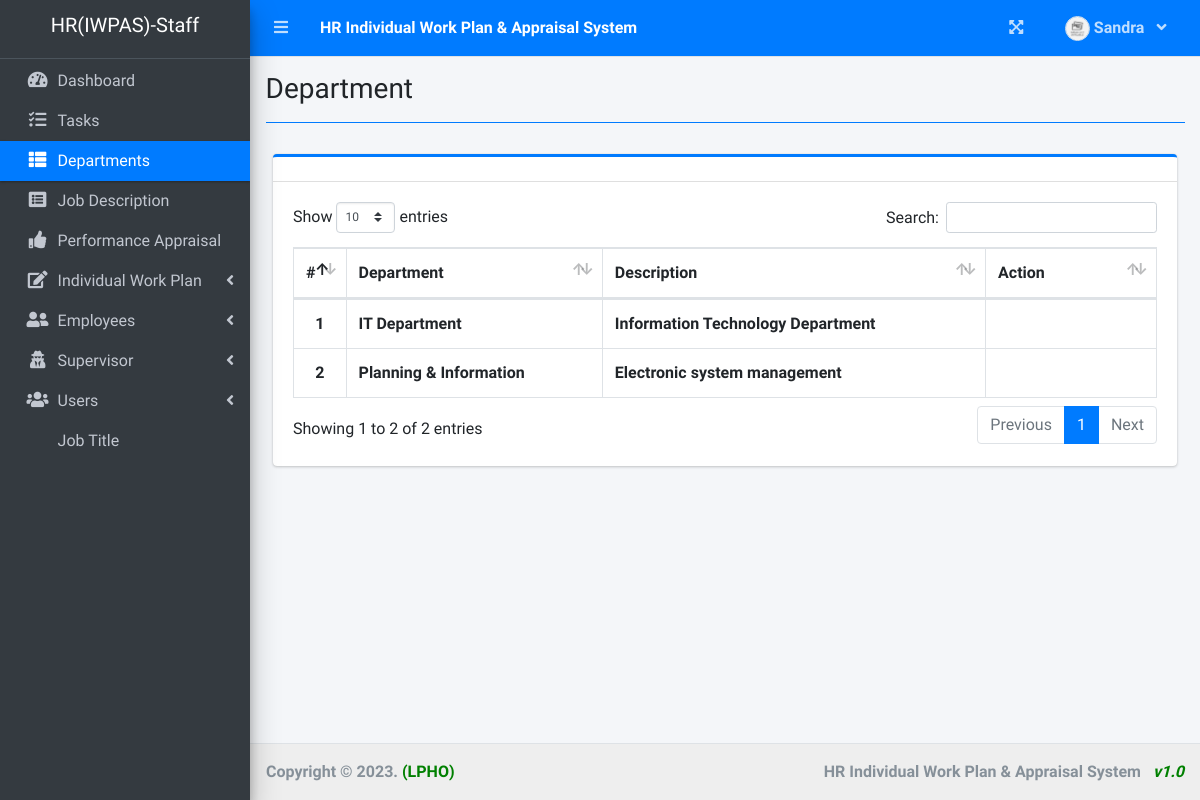
The page /index.php?page=department (signed in) on the database as committed earlier.
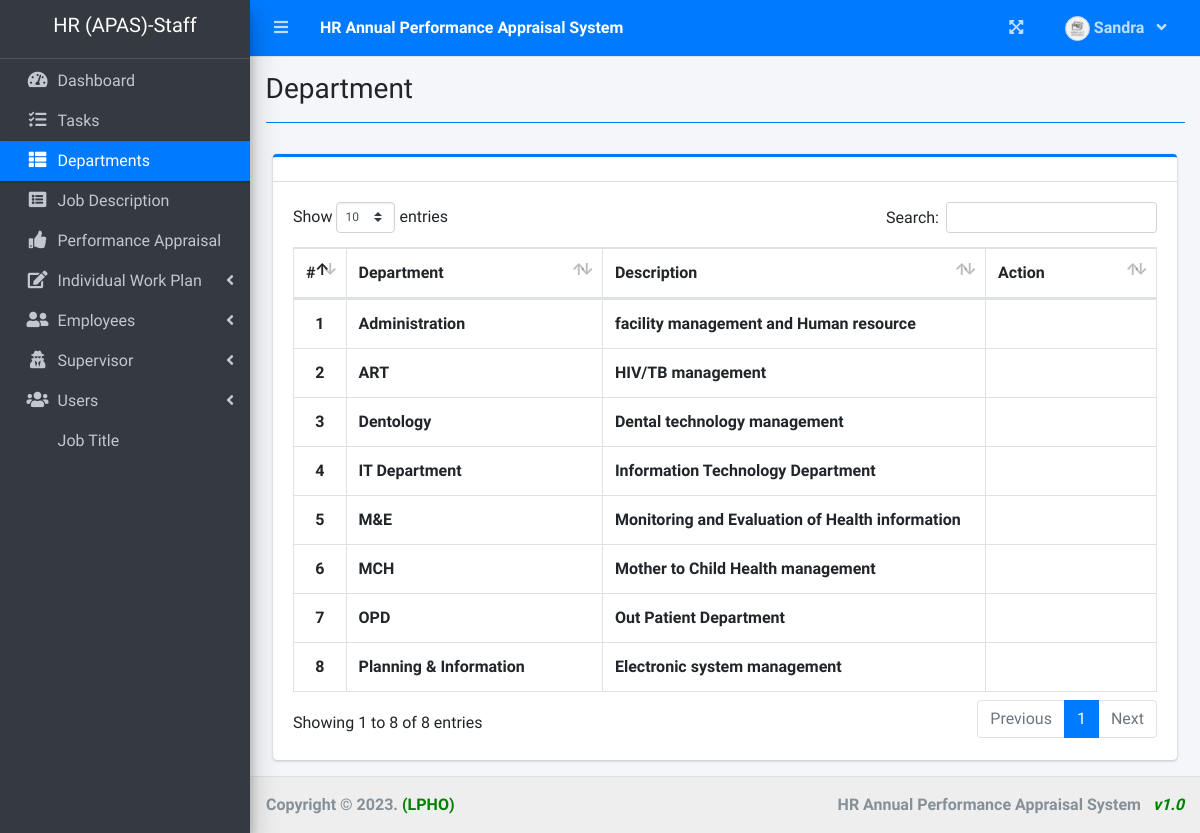
The same page on the database as committed later.
### tables this page shows
CREATE TABLE `department_list` (
  `id` int(30) NOT NULL,
  `department` varchar(200) NOT NULL,
  `description` text NOT NULL
);

### department.php (the view, shortened to what this page needs)
<?php include 'db_connect.php' ?>
<div class="col-lg-12">
	<div class="card card-outline card-primary">
		<div class="card-header">
		</div>
		<div class="card-body">
			<table class="table tabe-hover table-bordered" id="list">
				<colgroup>
					<col width="5%">
					<col width="30%">
					<col width="45%">
					<col width="20%">
				</colgroup>
				<thead>
					<tr>
						<th class="text-center">#</th>
						<th>Department</th>
						<th>Description</th>
						<th>Action</th>
					</tr>
				</thead>
				<tbody>
					<?php
					$i = 1;
					$qry = $conn->query("SELECT * FROM department_list order by department asc ");
					while ($row = $qry->fetch_assoc()) :
					?>
						<tr>
							<th class="text-center"><?php echo $i++ ?></th>
							<td><b><?php echo $row['department'] ?></b></td>
							<td><b><?php echo $row['description'] ?></b></td>
							<td class="text-center">
							</td>
						</tr>
					<?php endwhile; ?>
				</tbody>
			</table>
		</div>
	</div>
</div>

### index.php (shortened to what this page needs)
<!DOCTYPE html>
<html lang="en">
<?php
include 'header.php'
?>
<body class="hold-transition sidebar-mini layout-fixed layout-navbar-fixed layout-footer-fixed">
  <div class="wrapper">
    <?php include 'topbar.php' ?>
    <?php include 'sidebar.php' ?>
    <div class="content-wrapper">
      <div class="content-header">
        <div class="container-fluid">
          <div class="row mb-2">
            <div class="col-sm-6">
              <h3 class="m-0"><?php echo $title ?></h3>
            </div>
          </div>
          <hr class="border-primary">
        </div>
      </div>
      <section class="content">
        <div class="container-fluid">
          <?php
          $page = isset($_GET['page']) ? $_GET['page'] : 'home';
          if (!file_exists($page . ".php")) {
            include '404.html';
          } else {
            include $page . '.php';
          }
          ?>
        </div>
      </section>
    </div>
    <footer class="main-footer" style="background-color: #eee">
      <strong>Copyright © <?php echo date('Y') ?>.
      </strong>
      <b style="color: green">(LPHO)</b>
      <div class="float-right d-none d-sm-inline-block">
        <b><?php echo $_SESSION['system']['name'] ?> &nbsp; <i style="color: green">v1.0</i></b>
      </div>
    </footer>
  </div>
</body>
</html>

### header.php (shortened to what this page needs)
<head>
  <?php
  $title = isset($_GET['page']) ? ucwords(str_replace("_", ' ', $_GET['page'])) : "Home";
  ?>
  <link rel="stylesheet" href="assets/plugins/fontawesome-free/css/all.min.css">
  <link rel="stylesheet" href="assets/plugins/overlayScrollbars/css/OverlayScrollbars.min.css">
  <link rel="stylesheet" href="assets/plugins/datatables-bs4/css/dataTables.bootstrap4.min.css">
  <link rel="stylesheet" href="assets/plugins/datatables-responsive/css/responsive.bootstrap4.min.css">
  <link rel="stylesheet" href="assets/plugins/datatables-buttons/css/buttons.bootstrap4.min.css">
  <link rel="stylesheet" href="assets/plugins/select2/css/select2.min.css">
  <link rel="stylesheet" href="assets/plugins/select2-bootstrap4-theme/select2-bootstrap4.min.css">
  <link rel="stylesheet" href="assets/plugins/sweetalert2-theme-bootstrap-4/bootstrap-4.min.css">
  <link rel="stylesheet" href="assets/plugins/toastr/toastr.min.css">
  <link rel="stylesheet" href="assets/plugins/dropzone/min/dropzone.min.css">
  <link rel="stylesheet" href="assets/dist/css/jquery.datetimepicker.min.css">
  <link rel="stylesheet" href="assets/plugins/icheck-bootstrap/icheck-bootstrap.min.css">
  <link rel="stylesheet" href="assets/plugins/bootstrap4-toggle/css/bootstrap4-toggle.min.css">
  <link rel="stylesheet" href="assets/dist/css/adminlte.min.css">
  <link rel="stylesheet" href="assets/dist/css/styles.css">
  <link rel="stylesheet" href="assets/plugins/summernote/summernote-bs4.min.css">
</head>

### topbar.php (shortened to what this page needs)
<nav class="main-header navbar navbar-expand navbar-primary navbar-dark ">
  <ul class="navbar-nav">
    <?php if(isset($_SESSION['login_id'])): ?>
    <li class="nav-item">
      <a class="nav-link" data-widget="pushmenu" href="" role="button"><i class="fas fa-bars"></i></a>
    </li>
  <?php endif; ?>
    <li>
      <a class="nav-link text-white"  href="./" role="button"> <large><b><?php echo $_SESSION['system']['name'] ?></b></large></a>
    </li>
  </ul>
  <ul class="navbar-nav ml-auto">
    <li class="nav-item">
      <a class="nav-link" data-widget="fullscreen" href="#" role="button">
        <i class="fas fa-expand-arrows-alt"></i>
      </a>
    </li>
   <li class="nav-item dropdown">
          <a class="nav-link"  data-toggle="dropdown" aria-expanded="true" href="javascript:void(0)">
            <span>
              <div class="d-felx badge-pill">
                <span class=""><img src="assets/uploads/<?php echo $_SESSION['login_avatar'] ?>" alt="" class="user-img border "></span>
                <span><b><?php echo ucwords($_SESSION['login_firstname']) ?></b></span>
                <span class="fa fa-angle-down ml-2"></span>
              </div>
            </span>
          </a>
    </li>
  </ul>
</nav>

### sidebar.php (shortened to what this page needs)
<aside class="main-sidebar sidebar-dark-primary elevation-4">
  <div class="dropdown">
    <a href="./" class="brand-link">
      <?php if ($_SESSION['login_type'] == 2) : ?>
        <h5 class="short-form" style="text-align: center"><?php echo $_SESSION['system']['short_form'] ?>-Admin</h5>
      <?php elseif ($_SESSION['login_type'] == 1) : ?>
        <h5 class="short-form" style="text-align: center"><?php echo $_SESSION['system']['short_form'] ?>-Supervisor</h5>
      <?php else : ?>
        <h5 class="short-form" style="text-align: center"><?php echo $_SESSION['system']['short_form'] ?>-Staff</h5>
      <?php endif; ?>
    </a>
  </div>
  <div class="sidebar pb-4 mb-4">
    <nav class="mt-2">
      <ul class="nav nav-pills nav-sidebar flex-column nav-flat" data-widget="treeview" role="menu" data-accordion="false">
        <li class="nav-item dropdown">
          <a href="./" class="nav-link nav-home">
            <i class="nav-icon fas fa-tachometer-alt"></i>
            <p>
              Dashboard
            </p>
          </a>
        </li>
        <li class="nav-item dropdown">
          <a href="./index.php?page=task_list" class="nav-link nav-task_list">
            <i class="nav-icon fas fa-tasks"></i>
            <p>
              Tasks
            </p>
          </a>
        </li>
        <li class="nav-item dropdown">
          <a href="./index.php?page=department" class="nav-link nav-department">
            <i class="nav-icon fas fa-th-list"></i>
            <p>
              Departments
            </p>
          </a>
        </li>
        <li class="nav-item dropdown">
          <a href="./index.php?page=job_description" class="nav-link nav-designation">
            <i class="nav-icon fas fa-list-alt"></i>
            <p>
              Job Description
            </p>
          </a>
        </li>
        <li class="nav-item dropdown">
          <a href="./index.php?page=annual_performance_appraisal" class="nav-link nav-annual_performance_appraisal">
            <i class="nav-icon fas fa-thumbs-up"></i>
            <p>
              Performance Appraisal
            </p>
          </a>
        </li>
        <li class="nav-item">
          <a href="#" class="nav-link nav-edit_employee">
            <i class="nav-icon fas fa-edit"></i>
            <p>
              Individual Work Plan
              <i class="right fas fa-angle-left"></i>
            </p>
          </a>
        </li>
        <li class="nav-item">
          <a href="#" class="nav-link nav-edit_employee">
            <i class="nav-icon fas fa-user-friends"></i>
            <p>
              Employees
              <i class="right fas fa-angle-left"></i>
            </p>
          </a>
        </li>
        <li class="nav-item">
          <a href="#" class="nav-link nav-edit_supervisor">
            <i class="nav-icon fas fa-user-secret"></i>
            <p>
              Supervisor
              <i class="right fas fa-angle-left"></i>
            </p>
          </a>
        </li>
        <li class="nav-item">
          <a href="#" class="nav-link nav-edit_user">
            <i class="nav-icon fas fa-users"></i>
            <p>
              Users
              <i class="right fas fa-angle-left"></i>
            </p>
          </a>
        </li>
        <li class="nav-item dropdown">
          <a href="./index.php?page=job_title" class="nav-link nav-job_title">
            <p>
              Job Title
            </p>
          </a>
        </li>
      </ul>
    </nav>
  </div>
</aside>

### topbar.php (style rules this page uses)
.user-img { border-radius: 50%; height: 25px; width: 25px; object-fit: cover; }

Rows that differ between the two databases and show on the page:
added department_list: department "Administration", description "facility management and Human resource"
added department_list: department "ART", description "HIV/TB management"
added department_list: department "Dentology", description "Dental technology management"
added department_list: department "M&E", description "Monitoring and Evaluation of Health information"
added department_list: department "MCH", description "Mother to Child Health management"
added department_list: department "OPD", description "Out Patient Department"
Other text that changed with them:
$_SESSION['system']['name']: "HR Individual Work Plan & Appraisal System" → "HR Annual Performance Appraisal System"
$_SESSION['system']['short_form']: "HR(IWPAS)" → "HR (APAS)"
text written by a page script: "Show entries Search: Showing 1 to 2 of 2 entries Previous 1 Next" → "Show entries Search: Showing 1 to 8 of 8 entries Previous 1 Next"
